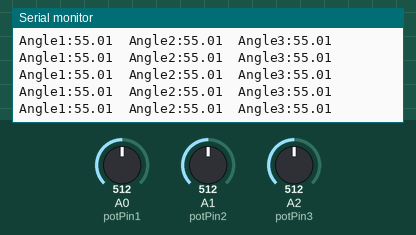
Simulated run of this sketch. Board: Arduino Uno, built with avr-gcc and run on an emulated ATmega328P. Shown: the last lines printed to the serial monitor. The test bench sets the inputs (shaded band); at power-on: A0 (potPin1) = 512, A1 (potPin2) = 512, A2 (potPin3) = 512.

Above: at 2.2 s.
2.3 s: A0 (potPin1) set to 350
At 3.0 s:
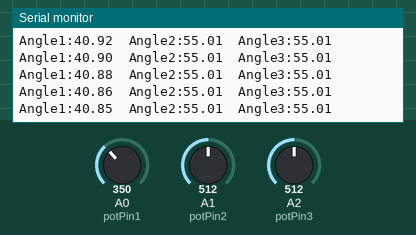
3.8 s: A1 (potPin2) set to 350
At 4.6 s:
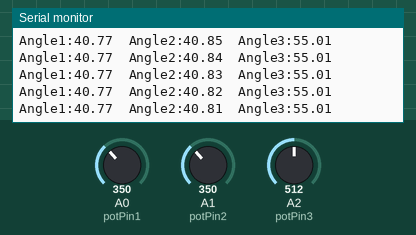
5.3 s: A2 (potPin3) set to 350
At 6.3 s:
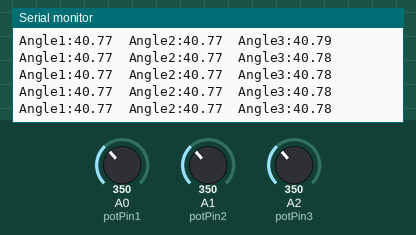
6.8 s: A0 (potPin1) set to 370
At 7.7 s:
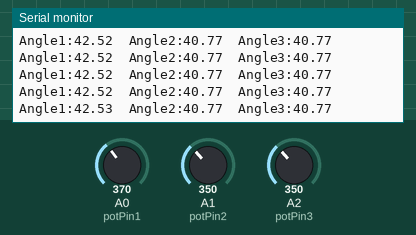
8.3 s: A1 (potPin2) set to 370
At 9.4 s:
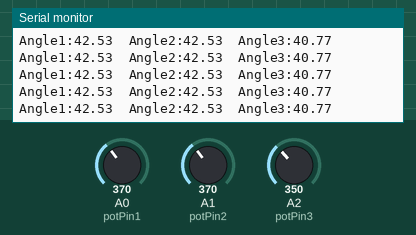
9.8 s: A2 (potPin3) set to 370
At 10.4 s:
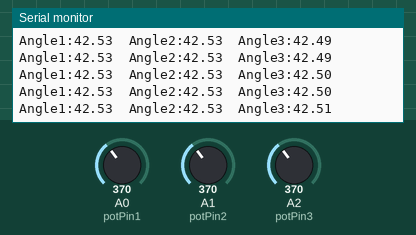
Timing chart, 0 to 12.8 s (numbered marks = the images above; inputs shaded):
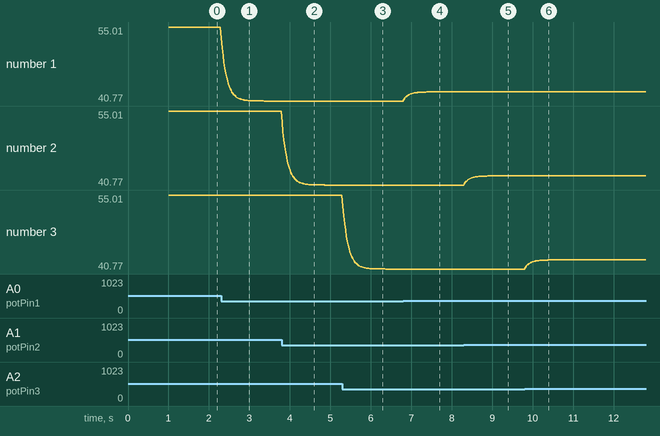

The sketch:

AngleTest.ino
```cpp
// Pins for the analog inputs (matching the Sender code)
const int potPin1 = A0;
const int potPin2 = A1;
const int potPin3 = A2;

// --- CALIBRATION SETTINGS ---
// Set the maximum angle of your potentiometers
const float MAX_ANGLE = 360.0;

// ESP32 ADC values typically range from 0 to 4095.
// However, potentiometers and the ESP32 ADC are often not perfectly linear at the extreme ends.
// If your readings don't reach 0 or 360, you can adjust these min/max ADC bounds:
const float MIN_ADC = 0.0;
const float MAX_ADC = 4095.0;

// If the angle is consistently shifted (e.g., reading 80 instead of 90, 170 instead of 180),
// you can add a constant angle offset here:
const float OFFSET_ANGLE = 10.0; // Adds 10 degrees to all Pots

void setup() {
  Serial.begin(115200);

  // REQUIRED for S3 Native USB to show Serial output
  delay(1000);
  Serial.println("Starting Angle Check...");
}

// Float version of Arduino's map() for better precision
float mapFloat(float x, float in_min, float in_max, float out_min, float out_max) {
  return (x - in_min) * (out_max - out_min) / (in_max - in_min) + out_min;
}

void loop() {
  // Read analog inputs from the potentiometers
  int raw1 = analogRead(potPin1);
  int raw2 = analogRead(potPin2);
  int raw3 = analogRead(potPin3);

  // Apply Exponential Moving Average (EMA) filter
  float alpha = 0.15; // Lower = smoother but slower response.

  static float filtered1 = raw1; // initialize with first reading
  static float filtered2 = raw2;
  static float filtered3 = raw3;

  filtered1 = (alpha * raw1) + ((1.0 - alpha) * filtered1);
  filtered2 = (alpha * raw2) + ((1.0 - alpha) * filtered2);
  filtered3 = (alpha * raw3) + ((1.0 - alpha) * filtered3);

  // Convert the filtered ADC values to angles in degrees
  float angle1 = mapFloat(filtered1, MIN_ADC, MAX_ADC, 0, MAX_ANGLE) + OFFSET_ANGLE;
  float angle2 = mapFloat(filtered2, MIN_ADC, MAX_ADC, 0, MAX_ANGLE) + OFFSET_ANGLE;
  float angle3 = mapFloat(filtered3, MIN_ADC, MAX_ADC, 0, MAX_ANGLE) + OFFSET_ANGLE;

  // Print the angles to the Serial monitor
  // Formatted like this so it works nicely with the Arduino IDE Serial Plotter
  Serial.print("Angle1:");
  Serial.print(angle1);
  Serial.print("\tAngle2:");
  Serial.print(angle2);
  Serial.print("\tAngle3:");
  Serial.println(angle3);

  // Delay for a stable framerate (e.g., 20ms = 50Hz)
  delay(20);
}
```

Measured:
- after the input at 2.3 s, the serial monitor: prints a new line at once (image 1)
- after the input at 3.8 s, the serial monitor: prints a new line at once (image 2)
- after the input at 8.3 s, the serial monitor: prints a new line at once (image 5)
- after the input at 9.8 s, the serial monitor: prints a new line at once (image 6)
- plotted number 1: 55.01 → 40.77 after the input at 2.3 s
